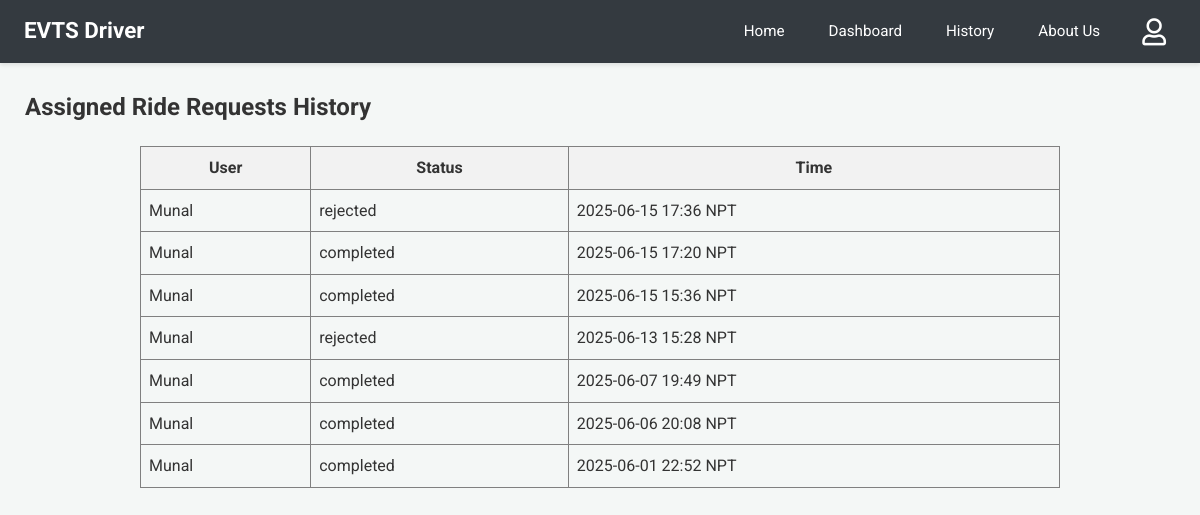
The page /driver-history (signed in) on the database as committed earlier.
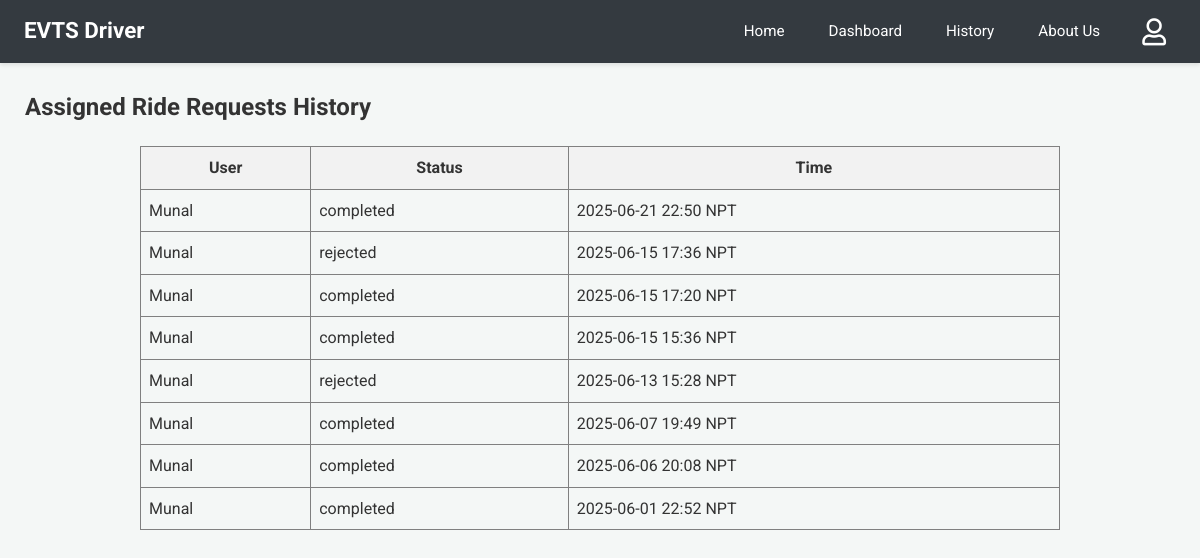
The same page on the database as committed later.
### app.py (models this page shows)
class User(db.Model):
    email = db.Column(db.String(120), primary_key=True)
    name = db.Column(db.String(100))
    phone = db.Column(db.String(15))
    password = db.Column(db.String(100))
    latitude = db.Column(db.Float, nullable=True)
    longitude = db.Column(db.Float, nullable=True)

class RideRequest(db.Model):
    __tablename__ = 'ride_request'
    id = db.Column(db.Integer, primary_key=True)
    user_email = db.Column(db.String(100), nullable=False)
    driver_email = db.Column(db.String(100), nullable=False)
    user_latitude_at_request = db.Column(db.Float, nullable=True)
    user_longitude_at_request = db.Column(db.Float, nullable=True)
    timestamp = db.Column(db.DateTime, default=lambda: datetime.now(timezone.utc))
    status = db.Column(db.String(20), default='Pending')

### app.py (the view)
@app.route('/driver-history')
@login_required_driver
def driver_history():
    reqs_db = RideRequest.query.filter_by(driver_email=session['driver']).order_by(RideRequest.timestamp.desc()).all()
    s_reqs = [{'user_name': (User.query.get(r.user_email).name or r.user_email if User.query.get(r.user_email) else "N/A"),
               'status': r.status, 'timestamp': format_datetime_npt(r.timestamp)} for r in reqs_db]
    response = make_response(render_template('driver_history.html', requests=s_reqs))
    return add_no_cache_to_response(response)

### app.py (called while the page is built)
def format_datetime_npt(dt_utc):
    if dt_utc is None: return "N/A"
    if dt_utc.tzinfo is None or dt_utc.tzinfo.utcoffset(dt_utc) is None:
        dt_utc = dt_utc.replace(tzinfo=timezone.utc)
    else:
        dt_utc = dt_utc.astimezone(timezone.utc)
    dt_npt = dt_utc.astimezone(NPT)
    return dt_npt.strftime('%Y-%m-%d %H:%M NPT')

def login_required_driver(f):
    @wraps(f)
    def decorated_function(*args, **kwargs):
        if 'driver' not in session:
            return redirect(url_for('login', next=request.url))
        return f(*args, **kwargs)
    return decorated_function

def add_no_cache_to_response(response):
    response.headers["Cache-Control"] = "no-cache, no-store, must-revalidate, public, max-age=0"
    response.headers["Pragma"] = "no-cache"
    response.headers["Expires"] = "0"
    return response

### templates/driver_history.html
{% extends 'driver_base.html' %}
{% block content %}
<h2>Assigned Ride Requests History</h2>
{% if requests %}
<table border="1" cellpadding="8" cellspacing="0" style="border-collapse: collapse; width: 80%; margin: 20px auto;">
  <thead>
    <tr style="background-color: #f2f2f2;">
      <th>User</th>
      <th>Status</th>
      <th>Time</th>
    </tr>
  </thead>
  <tbody>
  {% for req in requests %}
  <tr>
    <td>{{ req.user_name }}</td>
    <td>{{ req.status }}</td>
    <td>{{ req.timestamp }}</td>
  </tr>
  {% endfor %}
  </tbody>
</table>
{% else %}
<p>You have no assigned ride request history.</p>
{% endif %}
{% endblock %}

Rows that differ between the two databases and show on the page:
added RideRequest: status "completed"
Other text that changed with them:
new list line: "Munal"
new list line: "2025-06-21 22:50 NPT"
